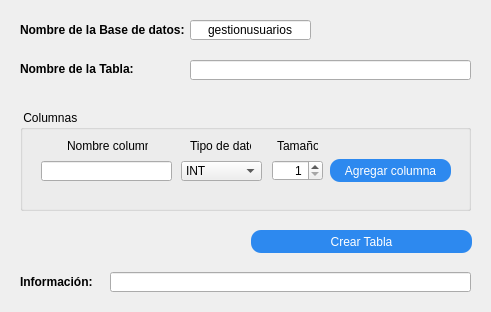
<?xml version="1.0" encoding="UTF-8"?>
<ui version="4.0">
 <class>frmCreacionTablas</class>
 <widget class="QDialog" name="frmCreacionTablas">
  <property name="geometry">
   <rect>
    <x>0</x>
    <y>0</y>
    <width>491</width>
    <height>312</height>
   </rect>
  </property>
  <property name="windowTitle">
   <string>Creación de Tablas</string>
  </property>
  <property name="styleSheet">
   <string notr="true">QPushButton{
color:white;
background: #2d89ef;
border-radius:10px
}

QPushButton:hover{
color:white;
background: #2b5797;
border-radius:10px;
font-weight:bold;
}</string>
  </property>
  <widget class="QLabel" name="lblNombreBBDD">
   <property name="geometry">
    <rect>
     <x>20</x>
     <y>22</y>
     <width>171</width>
     <height>16</height>
    </rect>
   </property>
   <property name="font">
    <font>
     <weight>75</weight>
     <bold>true</bold>
    </font>
   </property>
   <property name="text">
    <string>Nombre de la Base de datos:</string>
   </property>
  </widget>
  <widget class="QLabel" name="lblNombreTabla">
   <property name="geometry">
    <rect>
     <x>20</x>
     <y>61</y>
     <width>121</width>
     <height>16</height>
    </rect>
   </property>
   <property name="font">
    <font>
     <weight>75</weight>
     <bold>true</bold>
    </font>
   </property>
   <property name="text">
    <string>Nombre de la Tabla:</string>
   </property>
  </widget>
  <widget class="QLineEdit" name="txtNombreBBDD">
   <property name="geometry">
    <rect>
     <x>190</x>
     <y>20</y>
     <width>121</width>
     <height>20</height>
    </rect>
   </property>
   <property name="layoutDirection">
    <enum>Qt::LeftToRight</enum>
   </property>
   <property name="text">
    <string>gestionusuarios</string>
   </property>
   <property name="alignment">
    <set>Qt::AlignCenter</set>
   </property>
   <property name="readOnly">
    <bool>true</bool>
   </property>
  </widget>
  <widget class="QLineEdit" name="txtNombreTabla">
   <property name="geometry">
    <rect>
     <x>190</x>
     <y>60</y>
     <width>281</width>
     <height>20</height>
    </rect>
   </property>
  </widget>
  <widget class="QGroupBox" name="grbColumnas">
   <property name="geometry">
    <rect>
     <x>20</x>
     <y>110</y>
     <width>451</width>
     <height>101</height>
    </rect>
   </property>
   <property name="title">
    <string> Columnas </string>
   </property>
   <widget class="QLabel" name="lblNombreColumna">
    <property name="geometry">
     <rect>
      <x>47</x>
      <y>28</y>
      <width>81</width>
      <height>16</height>
     </rect>
    </property>
    <property name="text">
     <string>Nombre columna</string>
    </property>
   </widget>
   <widget class="QLineEdit" name="txtNombreColumna">
    <property name="geometry">
     <rect>
      <x>21</x>
      <y>51</y>
      <width>131</width>
      <height>20</height>
     </rect>
    </property>
   </widget>
   <widget class="QLabel" name="lblTipoDato">
    <property name="geometry">
     <rect>
      <x>170</x>
      <y>28</y>
      <width>61</width>
      <height>16</height>
     </rect>
    </property>
    <property name="text">
     <string>Tipo de dato</string>
    </property>
   </widget>
   <widget class="QComboBox" name="cmbTipoDato">
    <property name="geometry">
     <rect>
      <x>161</x>
      <y>51</y>
      <width>81</width>
      <height>20</height>
     </rect>
    </property>
    <property name="layoutDirection">
     <enum>Qt::LeftToRight</enum>
    </property>
    <item>
     <property name="text">
      <string>INT</string>
     </property>
    </item>
    <item>
     <property name="text">
      <string>DATE</string>
     </property>
    </item>
    <item>
     <property name="text">
      <string>VARCHAR</string>
     </property>
    </item>
    <item>
     <property name="text">
      <string>FLOAT</string>
     </property>
    </item>
   </widget>
   <widget class="QPushButton" name="btnAgregarColumna">
    <property name="geometry">
     <rect>
      <x>310</x>
      <y>49</y>
      <width>121</width>
      <height>23</height>
     </rect>
    </property>
    <property name="text">
     <string>Agregar columna</string>
    </property>
   </widget>
   <widget class="QSpinBox" name="spbTamano">
    <property name="geometry">
     <rect>
      <x>252</x>
      <y>50</y>
      <width>51</width>
      <height>21</height>
     </rect>
    </property>
    <property name="alignment">
     <set>Qt::AlignRight|Qt::AlignTrailing|Qt::AlignVCenter</set>
    </property>
    <property name="minimum">
     <number>1</number>
    </property>
   </widget>
   <widget class="QLabel" name="lblTamano">
    <property name="geometry">
     <rect>
      <x>257</x>
      <y>28</y>
      <width>41</width>
      <height>16</height>
     </rect>
    </property>
    <property name="text">
     <string>Tamaño</string>
    </property>
   </widget>
  </widget>
  <widget class="QPushButton" name="btnCrearTabla">
   <property name="geometry">
    <rect>
     <x>251</x>
     <y>230</y>
     <width>221</width>
     <height>23</height>
    </rect>
   </property>
   <property name="text">
    <string>Crear Tabla</string>
   </property>
  </widget>
  <widget class="QLabel" name="lblInformacion">
   <property name="geometry">
    <rect>
     <x>20</x>
     <y>274</y>
     <width>81</width>
     <height>16</height>
    </rect>
   </property>
   <property name="font">
    <font>
     <weight>75</weight>
     <bold>true</bold>
    </font>
   </property>
   <property name="text">
    <string>Información:</string>
   </property>
  </widget>
  <widget class="QLineEdit" name="txtInformacion">
   <property name="geometry">
    <rect>
     <x>110</x>
     <y>272</y>
     <width>361</width>
     <height>20</height>
    </rect>
   </property>
   <property name="readOnly">
    <bool>true</bool>
   </property>
  </widget>
 </widget>
 <tabstops>
  <tabstop>txtNombreTabla</tabstop>
  <tabstop>txtNombreColumna</tabstop>
  <tabstop>cmbTipoDato</tabstop>
  <tabstop>spbTamano</tabstop>
  <tabstop>btnAgregarColumna</tabstop>
  <tabstop>btnCrearTabla</tabstop>
  <tabstop>txtInformacion</tabstop>
  <tabstop>txtNombreBBDD</tabstop>
 </tabstops>
 <resources/>
 <connections/>
</ui>
